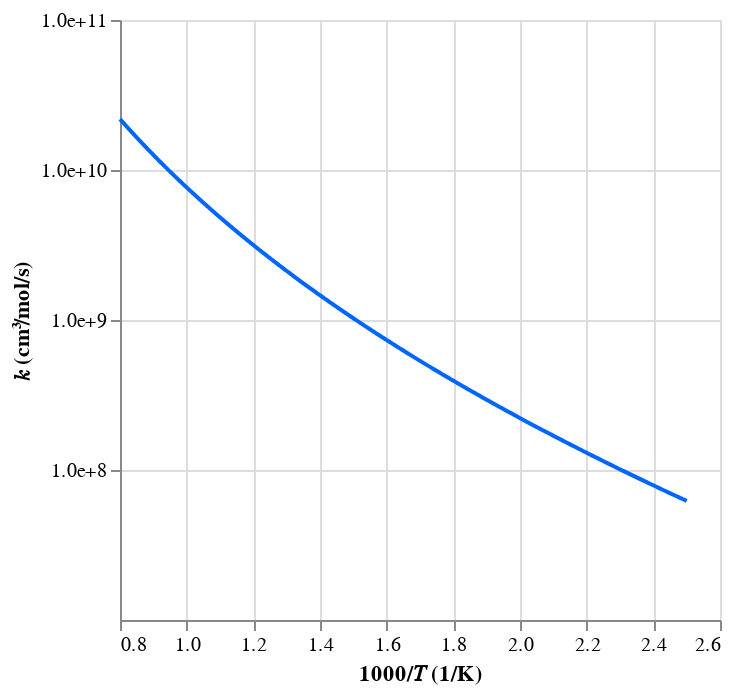
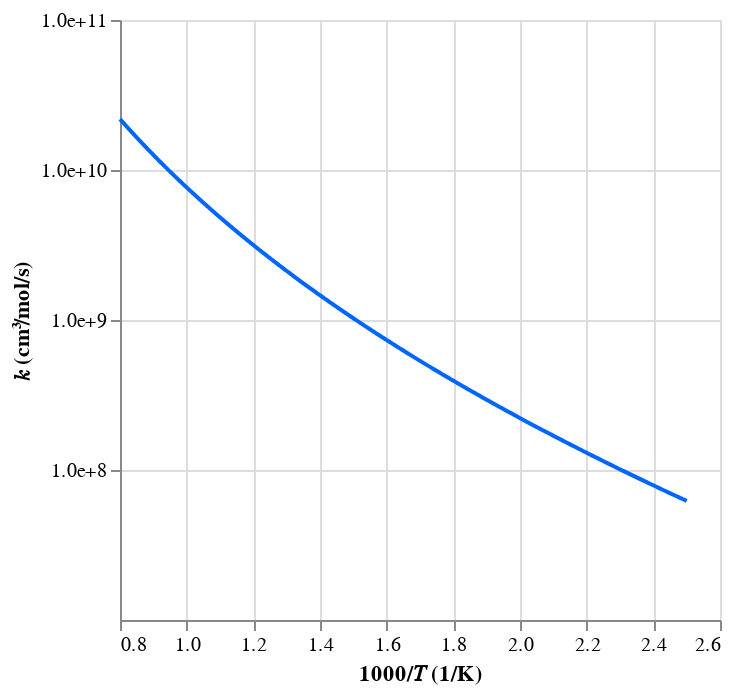
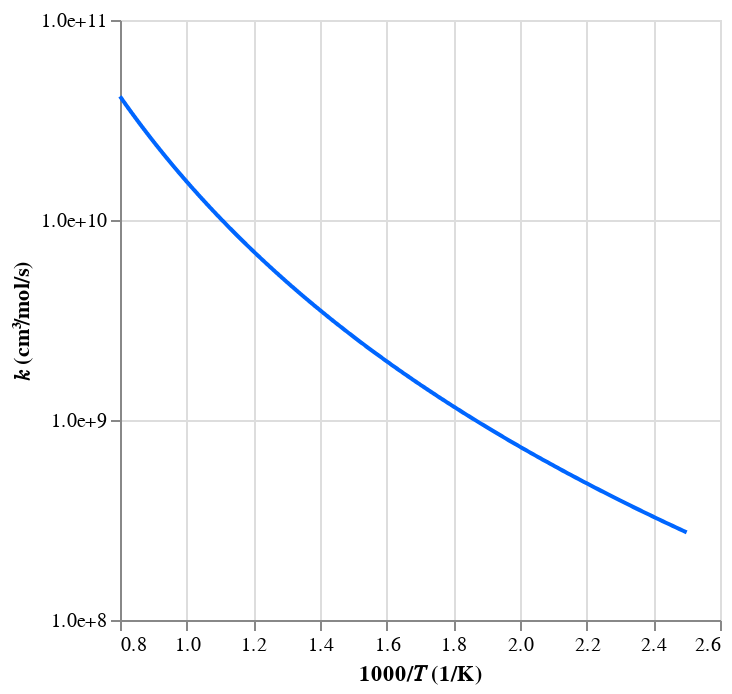

The code cell stored with these charts, in order, in its notebook:
### Code cell
# Check rates
workflow.plot_rates(tag=tag, root_path=root_path)

### Figure 1 — Vega-Lite specification as saved in the notebook (floating-point values rounded to 4 significant figures; data arrays with more than 128 entries replaced by an {"elided": "..."} marker saying what was removed)
{"config": {"view": {"continuousWidth": 300, "continuousHeight": 300}}, "data": {"name": "data-5cc945395f5d0b37df0bfcf628fe7f66"}, "mark": {"type": "line"}, "encoding": {"color": {"value": "#0066ff"}, "x": {"field": "x", "title": "1000/𝑇 (1/K)", "type": "quantitative"}, "y": {"axis": {"format": ".1e", "values": [100000000, 1000000000, 10000000000, 100000000000]}, "field": "value", "scale": {"type": "log"}, "title": "𝑘 (cm³/mol/s)", "type": "quantitative"}}, "transform": [{"fold": ["This work"]}], "$schema": "https://vega.github.io/schema/vega-lite/v5.20.1.json", "datasets": {"data-5cc945395f5d0b37df0bfcf628fe7f66": {"elided": "500 records"}}}

### Figure 2 — Vega-Lite specification as saved in the notebook (floating-point values rounded to 4 significant figures; data arrays with more than 128 entries replaced by an {"elided": "..."} marker saying what was removed)
{"config": {"view": {"continuousWidth": 300, "continuousHeight": 300}}, "data": {"name": "data-5cc945395f5d0b37df0bfcf628fe7f66"}, "mark": {"type": "line"}, "encoding": {"color": {"value": "#0066ff"}, "x": {"field": "x", "title": "1000/𝑇 (1/K)", "type": "quantitative"}, "y": {"axis": {"format": ".1e", "values": [100000000, 1000000000, 10000000000, 100000000000]}, "field": "value", "scale": {"type": "log"}, "title": "𝑘 (cm³/mol/s)", "type": "quantitative"}}, "transform": [{"fold": ["This work"]}], "$schema": "https://vega.github.io/schema/vega-lite/v5.20.1.json", "datasets": {"data-5cc945395f5d0b37df0bfcf628fe7f66": {"elided": "500 records"}}}

### Figure 3 — Vega-Lite specification as saved in the notebook (floating-point values rounded to 4 significant figures; data arrays with more than 128 entries replaced by an {"elided": "..."} marker saying what was removed)
{"config": {"view": {"continuousWidth": 300, "continuousHeight": 300}}, "data": {"name": "data-cdb640774ff2b9d1203373d77118ef57"}, "mark": {"type": "line"}, "encoding": {"color": {"value": "#0066ff"}, "x": {"field": "x", "title": "1000/𝑇 (1/K)", "type": "quantitative"}, "y": {"axis": {"format": ".1e", "values": [100000000, 1000000000, 10000000000, 100000000000, 1000000000000]}, "field": "value", "scale": {"type": "log"}, "title": "𝑘 (cm³/mol/s)", "type": "quantitative"}}, "transform": [{"fold": ["This work"]}], "$schema": "https://vega.github.io/schema/vega-lite/v5.20.1.json", "datasets": {"data-cdb640774ff2b9d1203373d77118ef57": {"elided": "500 records"}}}
